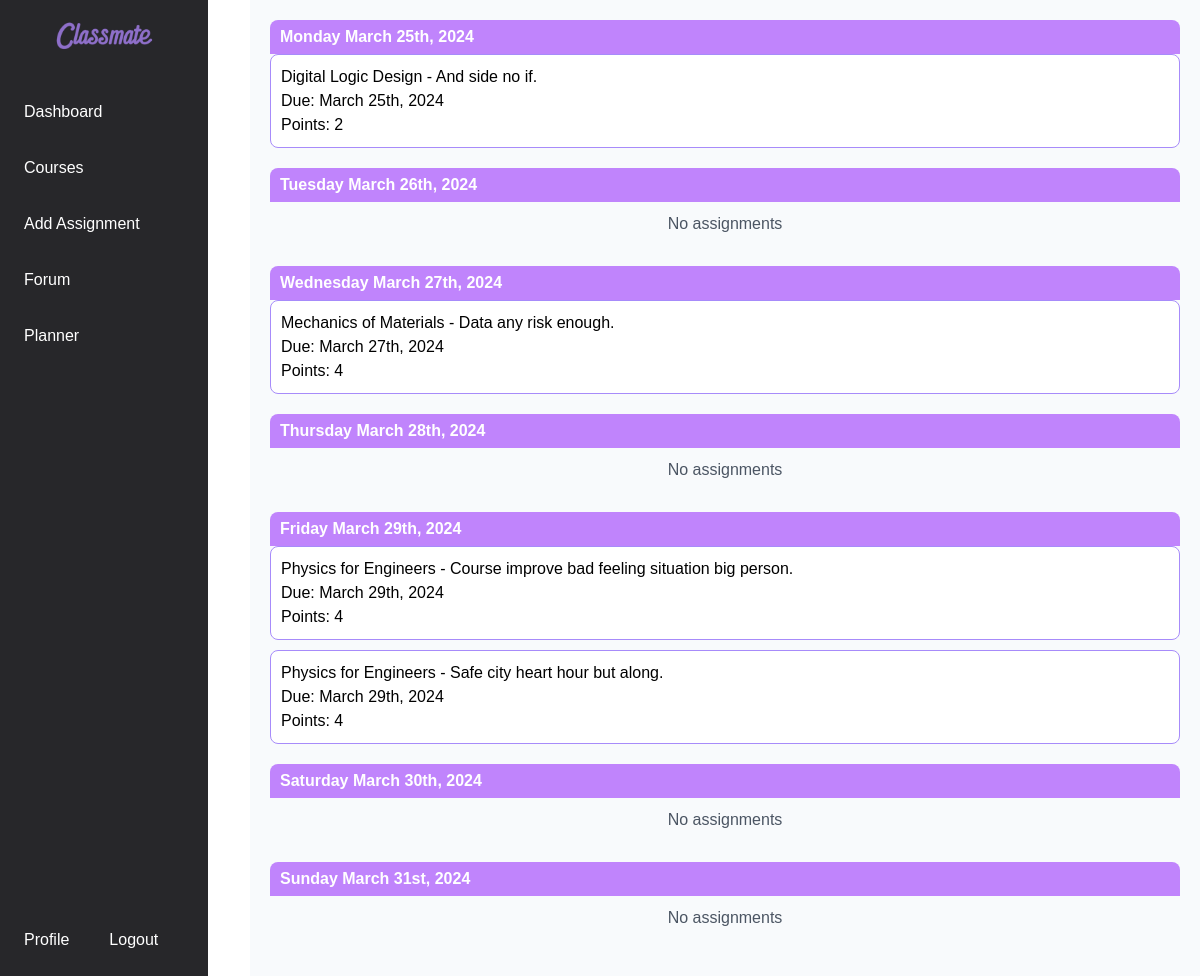
The app's page /dashboard/ (signed in) with its own data.
### assignments/models.py (models this page shows, shortened)
class Assignment(models.Model):
    student = models.ForeignKey('users.Student', on_delete=models.CASCADE, related_name='assignments')
    course = models.ForeignKey(Course, on_delete=models.CASCADE)
    title = models.CharField(max_length=255)
    description = models.TextField()
    due_date = models.DateField()
    priority = models.IntegerField()
    estimated_completion_time = models.DurationField(default=datetime.timedelta)

### courses/models.py (models this page shows, shortened)
class Course(models.Model):
    course_name = models.CharField(max_length=255)
    course_code = models.IntegerField()
    crn = models.IntegerField()
    department = models.CharField(max_length=255)
    credit_hours = models.IntegerField()
    description = models.TextField()
    enrolled_students = models.ManyToManyField(Student, related_name='enrolled_courses')

### dashboard/views.py (the view)
# urls.py: path('dashboard/', include('dashboard.urls')),
@login_required
def dashboard(request):
    student = get_object_or_404(Student, account=request.user)
    today = timezone.now().date()
    next_seven_days = [today + timedelta(days=i) for i in range(7)]
    upcoming_assignments = Assignment.objects.filter(
        student=student,  # Adjusted to reference the student
        due_date__range=(today, next_seven_days[-1])
    ).order_by('due_date')
    assignments_by_day = []
    for day in next_seven_days:
        day_assignments = [assignment for assignment in upcoming_assignments if assignment.due_date == day]
        assignments_by_day.append((day, day_assignments))
    user_courses = Course.objects.filter(enrolled_students=student)  # Adjusted to reference the student
    context = {
        'assignments_by_day': assignments_by_day,
        'user_courses': user_courses,
    }
    return render(request, 'dashboard/dashboard.html', context)

### dashboard/templates/dashboard/dashboard.html (shortened to what this page needs)
{% load static %}
<!DOCTYPE html>
<html>
<head>
    <script src="https://cdn.tailwindcss.com"></script>
</head>
<body>
<div class="sidebar fixed inset-y-0 left-0 bg-zinc-800 text-white w-52 flex flex-col justify-between z-50">
    <div>
        <div class="p-4 flex justify-center items-center">
            <a href="{% url 'homepage' %}">
                <img src="{% static 'classmate.png' %}" alt="Logo" class="h-10">
            </a>
        </div>
        <div class="flex-1 space-y-2 py-4 flex flex-col justify-center">
            <a href="{% url 'dashboard:dashboard' %}" class="flex items-center space-x-2 px-4 py-3 rounded-md hover:bg-zinc-700">
                <span>Dashboard</span>
            </a>
            <div class="group">
                <a href="javascript:void(0);" id="courses-btn" class="flex items-center space-x-2 px-4 py-3 rounded-md hover:bg-zinc-700">
                    <span>Courses</span>
                </a>
            </div>
            <a href="{% url 'dashboard:add_assignment' %}" class="flex items-center space-x-2 px-4 py-3 rounded-md hover:bg-zinc-600">
                <span>Add Assignment</span>
            </a>
            <a href="{% url 'forum:courseList' %}" class="flex items-center space-x-2 px-4 py-3 rounded-md hover:bg-zinc-700">
                <span>Forum</span>
            </a>
            <a href="{% url 'planner:monthly' %}" class="flex items-center space-x-2 px-4 py-3 rounded-md hover:bg-zinc-700">
                <span>Planner</span>
            </a>
        </div>
    </div>
    <div class="pb-4 flex flex-row">
        <div>
            <a href="{% url 'user:viewProfile' %}" class="flex items-center space-x-2 px-4 py-3 rounded-md hover:bg-zinc-700">
                <span>Profile</span>
            </a>
        </div>
        <div>
            <a href="{% url 'logout' %}" class="flex items-center space-x-2 px-4 py-3 rounded-md hover:bg-zinc-700">
                <span>Logout</span>
            </a>
        </div>
    </div>
</div>
    <div class="dashboard-container">
        <main>
            {% for date, assignments in assignments_by_day %}
            <div class="day-container">
                <h3 class="card-header bg-purple-400">{{ date|date:"l F jS, Y" }}</h3>
                {% if assignments %}
                    <div class="assignments-container">
                        {% for assignment in assignments %}
                            <div class="assignment-card">
                                <div class="card-body">
                                    <p>{{ assignment.course.course_name }} - {{ assignment.title }}</p>
                                    <p>Due: {{ assignment.due_date|date:"F jS, Y" }}</p>
                                    <p>Points: {{ assignment.priority }}</p>
                                </div>
                            </div>
                        {% endfor %}
                    </div>
                {% else %}
                    <div class="no-assignments">No assignments</div>
                {% endif %}
            </div>
            {% endfor %}
        </main>
    </div>
</body>
</html>

### dashboard/templates/dashboard/dashboard.html (style rules this page uses)
body { display: flex; margin: 0; font-family: Arial, sans-serif; height: 100vh; overflow: hidden; }
.dashboard-container { margin-left: 250px; width: calc(100% - 250px); padding: 20px; overflow: auto; height: 100vh; background-color: #f8fafc; }
.day-container { margin-bottom: 20px; }
.assignments-container { display: flex; flex-direction: column; gap: 10px; }
.assignment-card { border: 1px solid #a78bfa; border-radius: 8px; padding: 10px; background-color: white; }
.card-header { color: white; font-weight: bold; padding: 5px 10px; border-top-left-radius: 8px; border-top-right-radius: 8px; }
.no-assignments { text-align: center; color: #4b5563; padding: 10px; }

### records on screen
Assignment: date "Monday March 25th, 2024", course.course_name "Digital Logic Design", title "And side no if.", due_date "March 25th, 2024", priority "2"
Assignment: date "Wednesday March 27th, 2024", course.course_name "Mechanics of Materials", title "Data any risk enough.", due_date "March 27th, 2024", priority "4"
Assignment: date "Friday March 29th, 2024", course.course_name "Physics for Engineers", title "Course improve bad feeling situation big person.", due_date "March 29th, 2024", priority "4"
Assignment: course.course_name "Physics for Engineers", title "Safe city heart hour but along.", due_date "March 29th, 2024", priority "4"

### other values on screen
{{ date|date:"l F jS, Y" }} "Tuesday March 26th, 2024" "Thursday March 28th, 2024" "Saturday March 30th, 2024" "Sunday March 31st, 2024"
